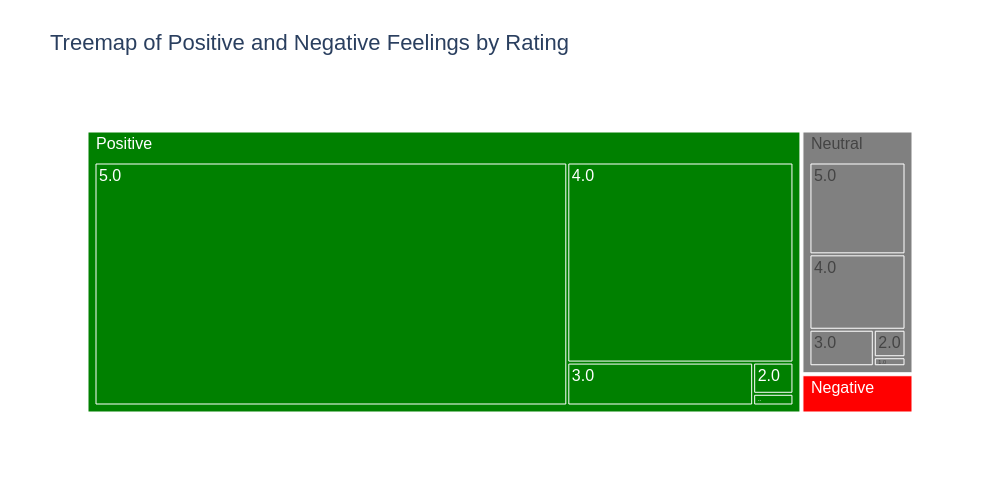

The notebook cell saved with this chart:
### Code cell
from textblob import TextBlob

# Sentiment analysis and treemap visualization for review_text

import plotly.express as px
# Take a sample of text reviews
sample_reviews = rent_the_runway_visualization.sample(n=10000, random_state=42)

# Compute sentiment polarity for each review in the sample
sample_reviews['sentiment'] = sample_reviews['review_text'].apply(lambda x: TextBlob(x).sentiment.polarity)

# Classify reviews as positive, negative, or neutral
def sentiment_label(score):
    if score > 0.1:
        return 'Positive'
    elif score < -0.1:
        return 'Negative'
    else:
        return 'Neutral'

sample_reviews['sentiment_label'] = sample_reviews['sentiment'].apply(sentiment_label)

# Aggregate counts by sentiment label and occasion
sentiment_treemap_data = (
    sample_reviews
    .groupby(['sentiment_label', 'rating'])
    .size()
    .reset_index(name='count')
)

# Plot treemap
fig_sentiment_treemap = px.treemap(
    sentiment_treemap_data,
    path=['sentiment_label', 'rating'],
    values='count',
    title='Treemap of Positive and Negative Feelings by Rating',
    color='sentiment_label',
    color_discrete_map={'Positive': 'green', 'Negative': 'red', 'Neutral': 'gray'},
    template=plotly_template,
    width=fig_width,
    height=fig_height
)
fig_sentiment_treemap.update_layout(font=dict(family=font_family, size=16))
#fig_sentiment_treemap.show()

### Figure 1 — Plotly figure (JSON) as saved in the notebook; plotly's stock layout.template omitted (floating-point values rounded to 4 significant figures)
{"data": [{"branchvalues": "total", "customdata": [["Negative"], ["Neutral"], ["Positive"], ["Negative"], ["Neutral"], ["Positive"], ["Negative"], ["Neutral"], ["Positive"], ["Negative"], ["Neutral"], ["Positive"], ["Negative"], ["Neutral"], ["Positive"], ["Negative"], ["Neutral"], ["Positive"]], "domain": {"x": [0, 1], "y": [0, 1]}, "hovertemplate": "labels=%{label}<br>count=%{value}<br>parent=%{parent}<br>id=%{id}<br>sentiment_label=%{customdata[0]}<extra></extra>", "ids": ["Negative/1.0", "Neutral/1.0", "Positive/1.0", "Negative/2.0", "Neutral/2.0", "Positive/2.0", "Negative/3.0", "Neutral/3.0", "Positive/3.0", "Negative/4.0", "Neutral/4.0", "Positive/4.0", "Negative/5.0", "Neutral/5.0", "Positive/5.0", "Negative", "Neutral", "Positive"], "labels": ["1.0", "1.0", "1.0", "2.0", "2.0", "2.0", "3.0", "3.0", "3.0", "4.0", "4.0", "4.0", "5.0", "5.0", "5.0", "Negative", "Neutral", "Positive"], "marker": {"colors": ["red", "gray", "green", "red", "gray", "green", "red", "gray", "green", "red", "gray", "green", "red", "gray", "green", "red", "gray", "green"]}, "name": "", "parents": ["Negative", "Neutral", "Positive", "Negative", "Neutral", "Positive", "Negative", "Neutral", "Positive", "Negative", "Neutral", "Positive", "Negative", "Neutral", "Positive", "", "", ""], "type": "treemap", "values": [8, 17, 24, 18, 52, 64, 28, 140, 406, 58, 432, 2303, 76, 526, 5848, 188, 1167, 8645]}], "layout": {"font": {"family": "Arial", "size": 16}, "height": 500, "legend": {"tracegroupgap": 0}, "title": {"text": "Treemap of Positive and Negative Feelings by Rating"}, "width": 1000}}
